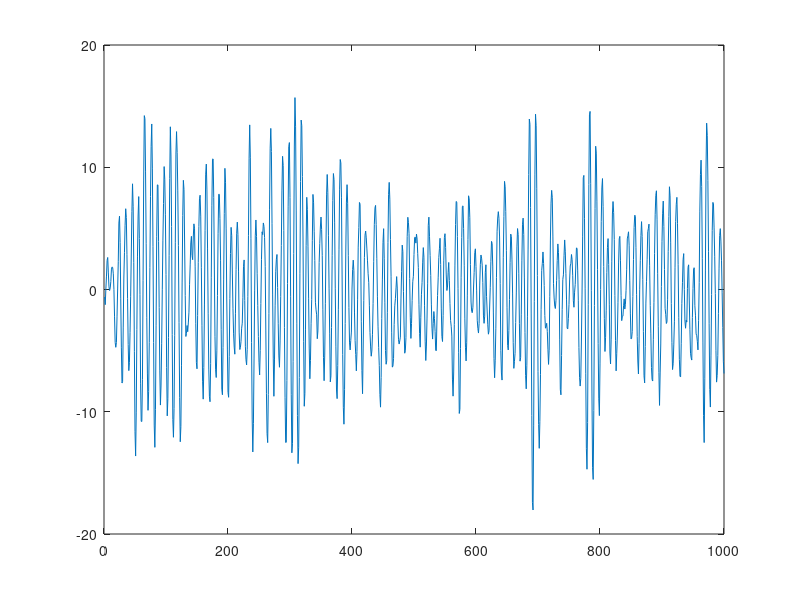
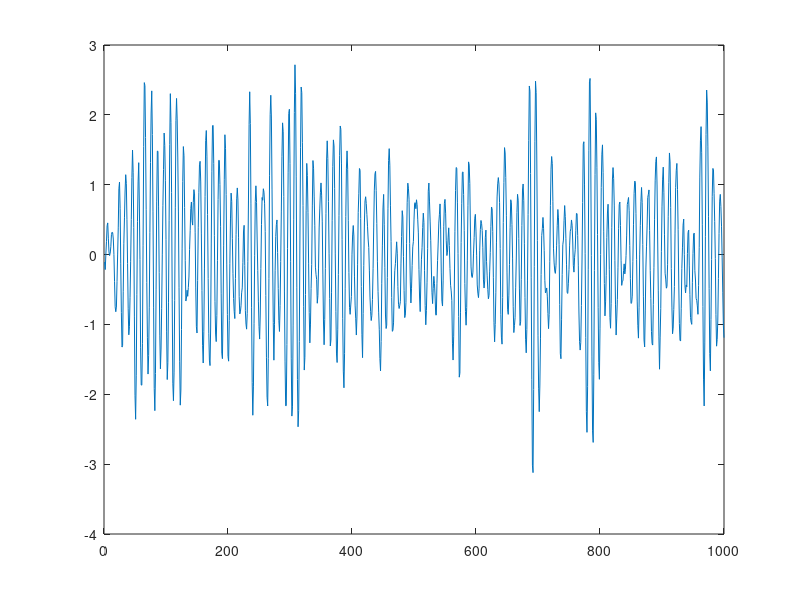

The MATLAB script that drew these images, in order: (Note: this script raises an error after producing the figures.)
%% exp02_burg_window
close all;

nsamples = 1000;
noise = randn(nsamples,1);

a_coefs = [1 -1.6 0.95];
ncoefs = length(a_coefs);
x = filter(1,a_coefs,noise); % from Friedlander1982, case 1
figure;
plot(x);

% normalize x to unit variance
x = x/std(x);
disp(var(x/std(x))) % should be 1
figure;
plot(x)

%% Estimate the AR coefficients
M = 2;
[a_est, e] = lpc(x, M)

%% Estimate the Reflection coefficients from the AR coefficients
[~,~,k_est] = rlevinson(a_est,e)

%% Estimate the Reflection coefficients using a windowed Burg's algorithm
M = 2;
nwindow = 50;
lambda = 0;
lf = BurgWindow(M, nwindow, lambda);
K = zeros(M,nsamples);
for i=1:nsamples
    lf.update(x(i));
    K(:,i) = lf.K;
end

%% Compare true and estimated
k_true = repmat(k_est,1,nsamples);
k_true = [k_true; zeros(M-ncoefs,nsamples)];
scale = 1;

figure;
rows = M;
cols = 1;
for k=1:M
    subaxis(rows, cols, k,...
        'Spacing', 0, 'SpacingVert', 0, 'Padding', 0, 'Margin', 0.05);
    plot(1:nsamples, k_true(k,1:nsamples));
    hold on;
    plot(1:nsamples, scale*K(k,1:nsamples));
end
legend('true','K');